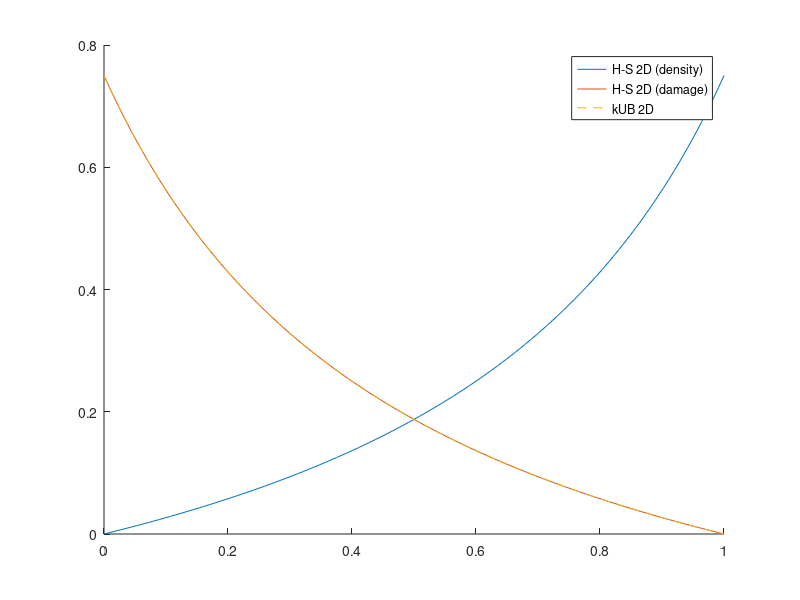
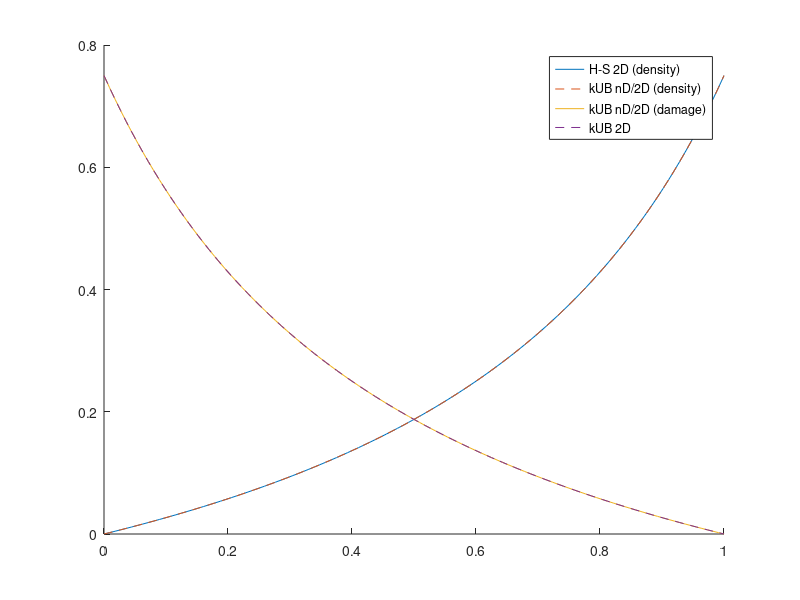
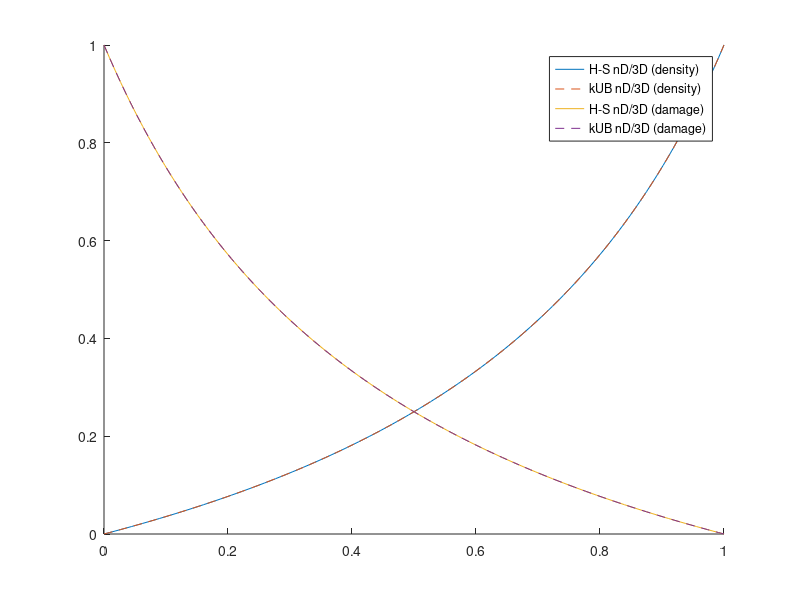
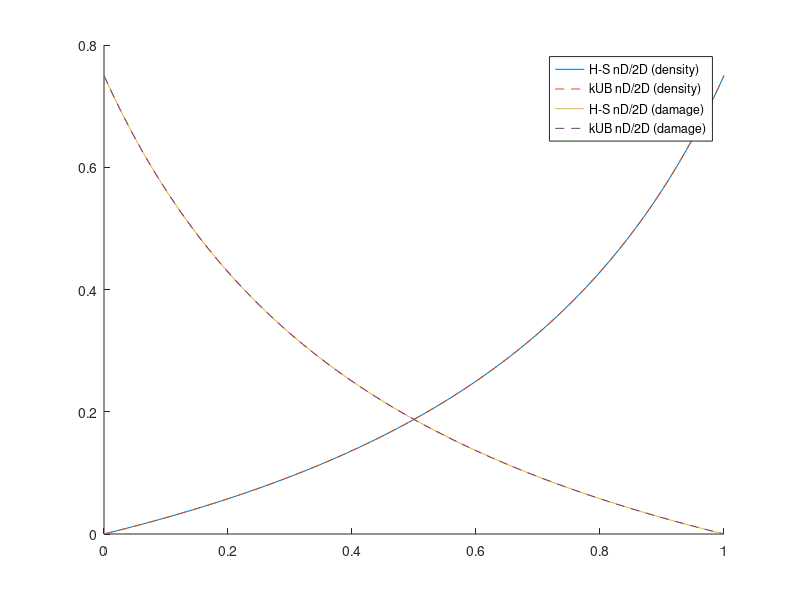

These charts were generated, in order, by the following MATLAB code:
clc,clear,close all
%% General
E  = 1;
nuVal = 1/3;
k2D  = @(nu) E./(2.*(1-nu));
mu2D = @(nu) E./(2.*(1+nu));
k3D  = @(nu) E./(3 -6.*nu);
mu3D = @(nu) E./(2.*(1+nu));
l3D  = @(nu) E*nu/((1+nu)*(1-2*nu));

%% H-S 2D
% Preliminaries
k0     = 1e-10; 
mu0    = 1e-10;
k1     = @(nu) k2D(nu);
mu1    = @(nu) mu2D(nu);

etak02D  = mu0;
etamu02D = (k0.*mu0)./(2.*mu0+k0);
etak12D  = @(nu) mu1(nu);
etamu12D = @(nu) (k1(nu).*mu1(nu))./(2.*mu1(nu)+k1(nu));

% H-S definition
f02D = k0; 
f12D = @(nu) k1(nu);
eta2D = @(nu) etak12D(nu);

num = @(rho,nu) (1-rho).*rho.*(f12D(nu) - f02D).^2;
den =  @(rho,nu) f02D.*rho + f12D(nu).*(1-rho) + eta2D(nu);
fHS2D = @(rho,nu) f02D.*(1-rho) + f12D(nu).*rho - num(rho,nu)./den(rho,nu); 

fHSdmg = @(phi,nu) fHS2D(1-phi,nu);
kUB2D  = @(phi,nu) (k0.*(phi) + k1(nu).*(1-phi) - ((1-phi).*phi.*(k1(nu)-k0).^2)./(k0.*(1-phi) + k1(nu).*phi + etak12D(nu)));

figure(1)
hold on
fplot(@(rho) fHS2D(rho,nuVal),[0 1])
fplot(@(phi) fHSdmg(phi,nuVal),[0 1])
fplot(@(phi) kUB2D(phi,nuVal),[0 1],'LineStyle','--')
legend('H-S 2D (density)','H-S 2D (damage)','kUB 2D')

%% H-S 2D bulk nD
% Preliminaries
k1n = @(nu,N) (N-2).*k3D(nu) - (N-3).*k2D(nu);
mu1n = @(nu,N) (N-2).*mu3D(nu) - (N-3).*mu2D(nu); % Not necessary. same 2D/3D

% H-S definition
den1 = @(nu,N) 1./(k0-k1n(nu,N));
den2 = @(rho,nu,N) rho./(k1n(nu,N) + 2.*mu1n(nu,N) - 2.*mu1n(nu,N)./N);
kUBnD = @(rho,nu,N) k1n(nu,N) + (1-rho)./(den1(nu,N)+den2(rho,nu,N));

kUBnDdmg = @(phi,nu,N) kUBnD(1-phi,nu,N);

figure(2)
hold on
fplot(@(rho) fHS2D(rho,nuVal),[0 1])
fplot(@(rho) kUBnD(rho,nuVal,2),[0 1],'LineStyle','--')
fplot(@(phi) kUBnDdmg(phi,nuVal,2),[0 1])
fplot(@(phi) kUB2D(phi,nuVal),[0 1],'LineStyle','--')
legend('H-S 2D (density)','kUB nD/2D (density)','kUB nD/2D (damage)','kUB 2D')

%% H-S ND (3D)
% Preliminaries
etak03D  = @(N) 2.*mu0.*(N-1)/N;
etamu03D = @(N) (mu0./(2.*mu0 + k0)).*( (mu0.*((N-2).*(N-1))./N) + k0.*N/2 );
etak13D  = @(nu,N) 2.*mu1n(nu,N).*(N-1)/N;
etamu13D = @(nu,N) (mu1n(nu,N)./(2.*mu1n(nu,N) + k1n(nu,N))).*( (mu1n(nu,N).*((N-2).*(N+1))./N) + k1n(nu,N).*N/2 );

% H-S definition
f03D = k0;
f13D = @(nu,N) k1n(nu,N);
eta3D = @(nu,N) etak13D(nu,N);

num3D = @(rho,nu,N) (1-rho).*rho.*(f13D(nu,N) - f03D).^2;
den3D = @(rho,nu,N) eta3D(nu,N)./(f03D.*f13D(nu,N)) + (rho./f13D(nu,N) + (1-rho)./f03D);
fHS3D = @(rho,nu,N) f03D.*(1-rho) + f13D(nu,N).*rho - (1./(f03D.*f13D(nu,N))).*(num3D(rho,nu,N)./den3D(rho,nu,N));

fHS3Ddmg = @(phi,nu,N) fHS3D(1-phi,nu,N);

figure(3)
hold on
fplot(@(rho) fHS3D(rho,nuVal,3),[0 1])
fplot(@(rho) kUBnD(rho,nuVal,3),[0 1],'LineStyle','--')
fplot(@(phi) fHS3Ddmg(phi,nuVal,3),[0 1])
fplot(@(phi) kUBnDdmg(phi,nuVal,3),[0 1],'LineStyle','--')
legend('H-S nD/3D (density)','kUB nD/3D (density)','H-S nD/3D (damage)','kUB nD/3D (damage)')

%% H-S ND (2D)
figure(4)
hold on
fplot(@(rho) fHS3D(rho,nuVal,2),[0 1])
fplot(@(rho) kUBnD(rho,nuVal,2),[0 1],'LineStyle','--')
fplot(@(phi) fHS3Ddmg(phi,nuVal,2),[0 1])
fplot(@(phi) kUBnDdmg(phi,nuVal,2),[0 1],'LineStyle','--')
legend('H-S nD/2D (density)','kUB nD/2D (density)','H-S nD/2D (damage)','kUB nD/2D (damage)')


%% Plots verification
kUB3D   = @(phi,nu) k3D(nu).*(1-phi).*((2.*mu3D(nu)+l3D(nu)-k3D(nu))./(2.*mu3D(nu)+l3D(nu)-k3D(nu).*(1-phi)));
figure(5)
hold on
fplot(@(phi) fHS3Ddmg(phi,nuVal,3),[0 1])
fplot(@(phi) kUBnDdmg(phi,nuVal,3),[0 1],'LineStyle','--')
fplot(@(phi) kUB3D(phi,nuVal),[0 1],'LineStyle','--')
legend('H-S nD/3D','kUB nD/3D','kUB 3D')


%%%%%%%%%%%%%%%%%%%%%%%%%%%%%%%%%%%%%%%%%%%%%%%%%%%%%%%%%%%%%%%%%%%%%%%%%%%%%%%%%%%
%%
%%%%%%%%%%%%%%%%%%%%%%%%%%%%%%%%%%%%%%%%%%%%%%%%%%%%%%%%%%%%%%%%%%%%%%%%%%%%%%%%%%%

f02D = k0; 
f12D = @(nu) mu1(nu);
eta2D = @(nu) etamu12D(nu);

num = @(rho,nu) (1-rho).*rho.*(f12D(nu) - f02D).^2;
den =  @(rho,nu) f02D.*rho + f12D(nu).*(1-rho) + eta2D(nu);
fHS2D = @(rho,nu) f02D.*(1-rho) + f12D(nu).*rho - num(rho,nu)./den(rho,nu); 

fHSdmg = @(phi,nu) fHS2D(1-phi,nu);
muUB2D = @(phi,nu) (mu0.*(phi) + mu1(nu).*(1-phi) - ((1-phi).*phi.*(mu1(nu)-mu0).^2)./(mu0.*(1-phi) + mu1(nu).*phi + etamu12D(nu)));

figure(6)
hold on
fplot(@(rho) fHS2D(rho,nuVal),[0 1])
fplot(@(phi) fHSdmg(phi,nuVal),[0 1])
fplot(@(phi) muUB2D(phi,nuVal),[0 1],'LineStyle','--')
legend('H-S 2D (density)','H-S 2D (damage)','muUB 2D')

%%
den1 = @(nu,N) 1./(mu0-mu1n(nu,N));
dennum = @(rho,nu,N) 2.*N.*rho.*(k1n(nu,N) + 2.*mu1n(nu,N)).*(N-1);
denden = @(rho,nu,N) mu1n(nu,N).*(N^2 +N-2).*(k1n(nu,N).*N + 2.*mu1n(nu,N).*(N-1));
den2 = @(rho,nu,N) dennum(rho,nu,N)./denden(rho,nu,N);
muUBnD = @(rho,nu,N) mu1n(nu,N) + (1-rho)./(den1(nu,N)+den2(rho,nu,N));

muUBnDdmg = @(phi,nu,N) muUBnD(1-phi,nu,N);

figure(7)
hold on
fplot(@(rho) fHS2D(rho,nuVal),[0 1])
fplot(@(rho) muUBnD(rho,nuVal,2),[0 1],'LineStyle','--')
fplot(@(phi) muUBnDdmg(phi,nuVal,2),[0 1])
fplot(@(phi) muUB2D(phi,nuVal),[0 1],'LineStyle','--')
legend('H-S 2D (density)','muUB nD/2D (density)','muUB nD/2D (damage)','muUB 2D')

%%
f03D = mu0;
f13D = @(nu,N) mu1n(nu,N);
eta3D = @(nu,N) etamu13D(nu,N);

num3D = @(rho,nu,N) (1-rho).*rho.*(f13D(nu,N) - f03D).^2;
den3D = @(rho,nu,N) eta3D(nu,N)./(f03D.*f13D(nu,N)) + (rho./f13D(nu,N) + (1-rho)./f03D);
fHS3D = @(rho,nu,N) f03D.*(1-rho) + f13D(nu,N).*rho - (1./(f03D.*f13D(nu,N))).*(num3D(rho,nu,N)./den3D(rho,nu,N));

fHS3Ddmg = @(phi,nu,N) fHS3D(1-phi,nu,N);

figure(8)
hold on
fplot(@(rho) fHS3D(rho,nuVal,3),[0 1])
fplot(@(rho) muUBnD(rho,nuVal,3),[0 1],'LineStyle','--')
fplot(@(phi) fHS3Ddmg(phi,nuVal,3),[0 1])
fplot(@(phi) muUBnDdmg(phi,nuVal,3),[0 1],'LineStyle','--')
legend('H-S nD/3D (density)','muUB nD/3D (density)','H-S nD/3D (damage)','muUB nD/3D (damage)')

%% H-S ND (2D)
figure(9)
hold on
fplot(@(rho) fHS3D(rho,nuVal,2),[0 1])
fplot(@(rho) muUBnD(rho,nuVal,2),[0 1],'LineStyle','--')
fplot(@(phi) fHS3Ddmg(phi,nuVal,2),[0 1])
fplot(@(phi) muUBnDdmg(phi,nuVal,2),[0 1],'LineStyle','--')
legend('H-S nD/2D (density)','muUB nD/2D (density)','H-S nD/2D (damage)','muUB nD/2D (damage)')


%% Plots verification
muUB3D  = @(phi,nu) mu3D(nu).*(1-phi).*((10.*(2.*mu3D(nu)+l3D(nu)) - 4.*(k3D(nu)+2.*mu3D(nu)))./(10.*(2.*mu3D(nu)+l3D(nu))-(1-phi).*4.*(k3D(nu)+2.*mu3D(nu))));

figure(10)
hold on
fplot(@(phi) fHS3Ddmg(phi,nuVal,3),[0 1])
fplot(@(phi) muUBnDdmg(phi,nuVal,3),[0 1])
fplot(@(phi) muUB3D(phi,nuVal),[0 1],'LineStyle','--')
legend('H-S nD/3D','muUB nD/3D','muUB 3D')
